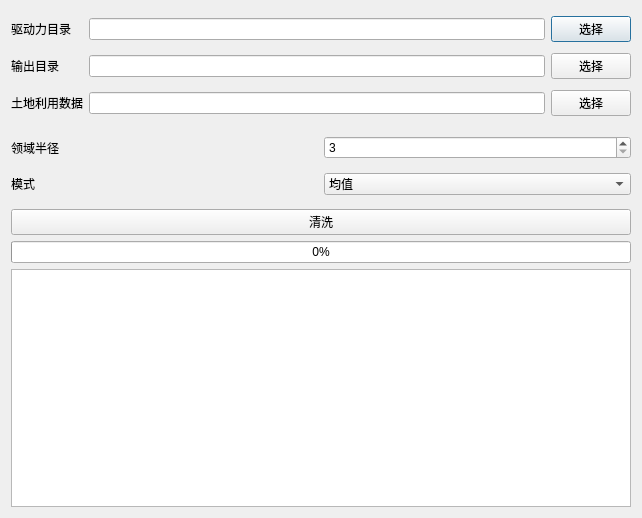
<?xml version="1.0" encoding="UTF-8"?>
<ui version="4.0">
 <class>CleanDataDialog</class>
 <widget class="QDialog" name="CleanDataDialog">
  <property name="geometry">
   <rect>
    <x>0</x>
    <y>0</y>
    <width>642</width>
    <height>518</height>
   </rect>
  </property>
  <property name="windowTitle">
   <string>清洗数据</string>
  </property>
  <property name="windowIcon">
   <iconset resource="resources/img.qrc">
    <normaloff>:/img/清洗统计.png</normaloff>:/img/清洗统计.png</iconset>
  </property>
  <layout class="QVBoxLayout" name="verticalLayout">
   <item>
    <widget class="QWidget" name="widget" native="true">
     <property name="sizePolicy">
      <sizepolicy hsizetype="Preferred" vsizetype="Fixed">
       <horstretch>0</horstretch>
       <verstretch>0</verstretch>
      </sizepolicy>
     </property>
     <property name="minimumSize">
      <size>
       <width>0</width>
       <height>111</height>
      </size>
     </property>
     <property name="maximumSize">
      <size>
       <width>16777215</width>
       <height>111</height>
      </size>
     </property>
     <layout class="QGridLayout" name="gridLayout">
      <property name="leftMargin">
       <number>0</number>
      </property>
      <property name="topMargin">
       <number>0</number>
      </property>
      <property name="rightMargin">
       <number>0</number>
      </property>
      <property name="bottomMargin">
       <number>0</number>
      </property>
      <item row="0" column="0">
       <widget class="QLabel" name="label">
        <property name="text">
         <string>驱动力目录</string>
        </property>
       </widget>
      </item>
      <item row="0" column="1">
       <widget class="QLineEdit" name="le_in_dir"/>
      </item>
      <item row="0" column="2">
       <widget class="QPushButton" name="pushButton">
        <property name="text">
         <string>选择</string>
        </property>
       </widget>
      </item>
      <item row="1" column="0">
       <widget class="QLabel" name="label_2">
        <property name="text">
         <string>输出目录</string>
        </property>
       </widget>
      </item>
      <item row="1" column="1">
       <widget class="QLineEdit" name="le_out_dir"/>
      </item>
      <item row="1" column="2">
       <widget class="QPushButton" name="pushButton_2">
        <property name="text">
         <string>选择</string>
        </property>
       </widget>
      </item>
      <item row="2" column="0">
       <widget class="QLabel" name="label_3">
        <property name="text">
         <string>土地利用数据</string>
        </property>
       </widget>
      </item>
      <item row="2" column="1">
       <widget class="QLineEdit" name="le_landUsePath"/>
      </item>
      <item row="2" column="2">
       <widget class="QPushButton" name="pushButton_3">
        <property name="text">
         <string>选择</string>
        </property>
       </widget>
      </item>
     </layout>
    </widget>
   </item>
   <item>
    <widget class="QWidget" name="widget_3" native="true">
     <property name="sizePolicy">
      <sizepolicy hsizetype="Preferred" vsizetype="Fixed">
       <horstretch>0</horstretch>
       <verstretch>0</verstretch>
      </sizepolicy>
     </property>
     <property name="minimumSize">
      <size>
       <width>0</width>
       <height>75</height>
      </size>
     </property>
     <property name="maximumSize">
      <size>
       <width>16777215</width>
       <height>75</height>
      </size>
     </property>
     <layout class="QGridLayout" name="gridLayout_3">
      <property name="leftMargin">
       <number>0</number>
      </property>
      <property name="topMargin">
       <number>0</number>
      </property>
      <property name="rightMargin">
       <number>0</number>
      </property>
      <property name="bottomMargin">
       <number>0</number>
      </property>
      <item row="0" column="0">
       <widget class="QLabel" name="label_4">
        <property name="text">
         <string>领域半径</string>
        </property>
       </widget>
      </item>
      <item row="0" column="1">
       <widget class="QSpinBox" name="spinBox">
        <property name="minimum">
         <number>3</number>
        </property>
        <property name="singleStep">
         <number>2</number>
        </property>
       </widget>
      </item>
      <item row="1" column="0">
       <widget class="QLabel" name="label_5">
        <property name="text">
         <string>模式</string>
        </property>
       </widget>
      </item>
      <item row="1" column="1">
       <widget class="QComboBox" name="comboBox">
        <item>
         <property name="text">
          <string>均值</string>
         </property>
        </item>
        <item>
         <property name="text">
          <string>众数</string>
         </property>
        </item>
        <item>
         <property name="text">
          <string>最小值</string>
         </property>
        </item>
        <item>
         <property name="text">
          <string>最小值</string>
         </property>
        </item>
       </widget>
      </item>
     </layout>
    </widget>
   </item>
   <item>
    <widget class="QWidget" name="widget_2" native="true">
     <layout class="QGridLayout" name="gridLayout_2">
      <property name="leftMargin">
       <number>0</number>
      </property>
      <property name="topMargin">
       <number>0</number>
      </property>
      <property name="rightMargin">
       <number>0</number>
      </property>
      <property name="bottomMargin">
       <number>0</number>
      </property>
      <property name="horizontalSpacing">
       <number>0</number>
      </property>
      <property name="verticalSpacing">
       <number>6</number>
      </property>
      <item row="2" column="0">
       <widget class="QTextEdit" name="textEdit"/>
      </item>
      <item row="0" column="0">
       <widget class="QPushButton" name="pushButton_4">
        <property name="text">
         <string>清洗</string>
        </property>
       </widget>
      </item>
      <item row="1" column="0">
       <widget class="QProgressBar" name="progressBar">
        <property name="value">
         <number>0</number>
        </property>
       </widget>
      </item>
     </layout>
    </widget>
   </item>
  </layout>
 </widget>
 <resources>
  <include location="resources/img.qrc"/>
 </resources>
 <connections/>
</ui>
